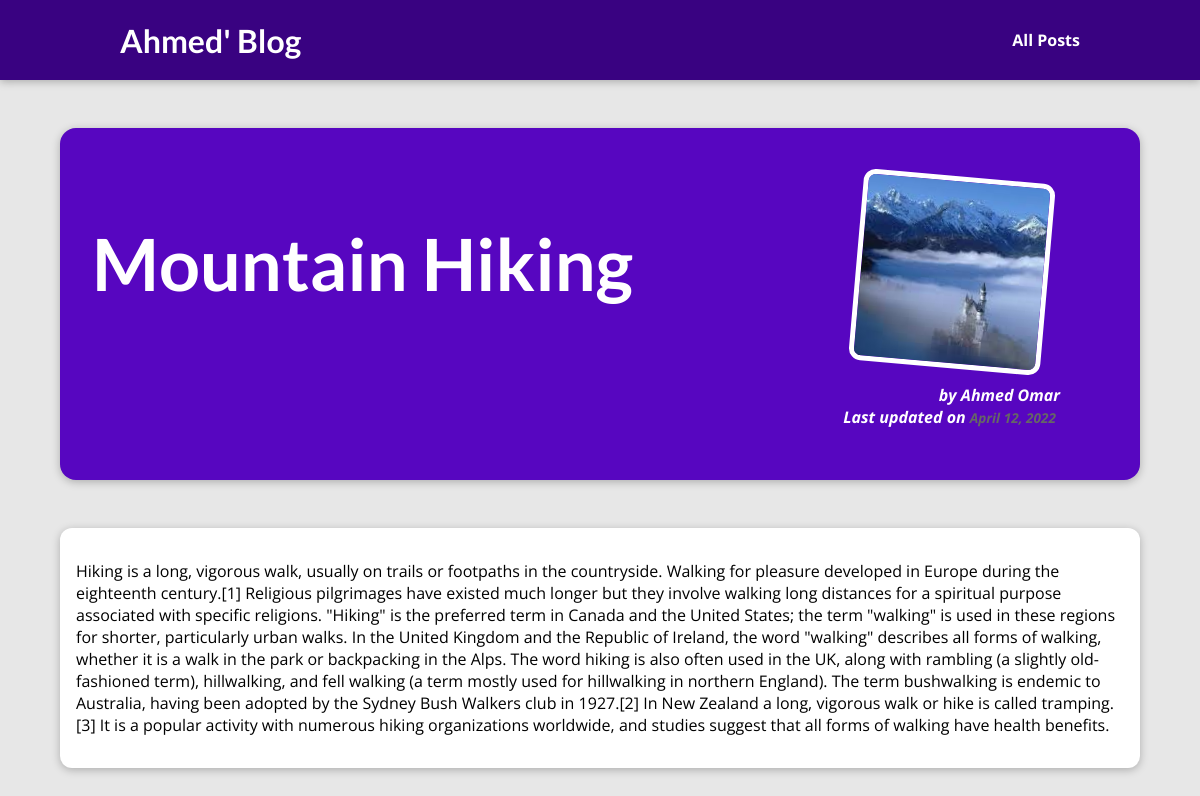
/post/Mountain-Hiking, run on the app's committed database.
### blog/models.py (models this page shows, shortened)
class Post(models.Model):
    title=models.CharField(max_length=100)
    excerpt=models.CharField(max_length=200)
    image=models.CharField(max_length=100)
    date=models.DateField(auto_now=True)
    slug=models.SlugField(null=False,db_index=True,unique=True)
    content=models.TextField(validators=[MinLengthValidator(3)])
    author=models.ForeignKey(Author, on_delete=models.CASCADE, related_name="posts")
    tags=models.ManyToManyField(Tag)

class Author(models.Model):
    first_name=models.CharField(max_length=50)
    last_name=models.CharField(max_length=50)
    E_mail=models.EmailField(max_length=254)
    def __str__(self):
        return f"{self.first_name} {self.last_name}"

### blog/views.py (the view)
# urls.py: path("post/<slug:slug>",views.pData,name="postdetail"),#<slug:slug>
def pData(request,slug):
    post=get_object_or_404(Post,slug=slug)
    return render(request,"blog/pData.html",{"post":post})

### blog/templates/blog/pData.html
{%extends 'base.html' %}
{% load static %}
{%block cs_file%}
<link rel="stylesheet" href="{%static "blog/pdetail.css"%}"/>
<link rel="stylesheet" href="{%static "blog/post.css"%}"/>
{%endblock%}
{%block pBody%}
<section id="summary">
    <h2>{{ post.title}}</h2>
    <article class="post">
        <img src="{%static "blog/"|add:post.image%}" alt="{{post.title}}">
        <address>by {{post.author}}</addres>
        <div>Last updated on<time>{{post.date}}</time></div>
    </article>
</section>
<main>
    <p>
     {{post.content}}
    </p>
</main>
{%endblock%}

### templates/base.html (shortened to what this page needs)
{%load static%}
<!DOCTYPE html>
<html lang="en">
<head>
    <link rel="stylesheet" href="{%static "app.css"%}"/>
    {%block cs_file%}{%endblock%}
</head>
<body>
    <header id="main-navigation">
        <h1><a href="{%url "home" %}">Ahmed' Blog</a></h1>
        <nav>
            <a href="{% url 'posts' %}">All Posts</a>
        </nav>
    </header>
    {% block pBody %}{% endblock %}
</body>
</html>

### static/app.css (style rules this page uses)
* { box-sizing: border-box; }
html { font-family: 'Open Sans', 'Lato', sans-serif; }
body { margin: 0; }
h1, h2, h3 { font-family: 'Lato', sans-serif; font-weight: bold; }
#main-navigation { width: 100%; height: 5rem; display: flex; justify-content: space-between; align-items: center; padding: 0 10%; position: absolute; top: 0; left: 0; }
#main-navigation a { text-decoration: none; color: white; font-weight: bold; }

### blog/static/blog/pdetail.css (style rules this page uses)
body { background-color: #e7e7e7; }
#main-navigation { background-color: #390281; box-shadow: 0 2px 8px rgba(0, 0, 0, 0.25); }
#summary { margin: 8rem auto 3rem auto; padding: 2rem; width: 90%; max-width: 90rem; border-radius: 16px; background-color: #5706c0; position: relative; box-shadow: 0 2px 8px rgba(0, 0, 0, 0.25); height: 22rem; }
#summary h2 { color: white; font-size: 4.5rem; }
#summary article { position: absolute; top: 2rem; right: 3rem; padding: 1rem 2rem; border-radius: 12px; text-align: right; color: white; }
#summary article img { width: 12rem; height: 12rem; border-radius: 12px; transform: rotateZ(5deg); border: 5px solid white; margin-bottom: 1rem; }
#summary address { font-weight: bold; }
#summary time { font-weight: bold; }
main { width: 90%; max-width: 90rem; margin: 3rem auto; background-color: white; padding: 1rem; border-radius: 12px; box-shadow: 0 2px 8px rgba(0, 0, 0, 0.25); }

### blog/static/blog/post.css (style rules this page uses)
.post { display: flex; flex-direction: column; align-items: center; text-align: center; }
.post img { width: 5rem; height: 5rem; object-fit: cover; border-radius: 50%; }
.post time { color: #666666; margin: 0.25rem; font-style: italic; font-size: 0.85rem; }

### data on the page
Post: title "Mountain Hiking", image (picture), author "Ahmed Omar", date "April 12, 2022", content "Hiking is a long, vigorous walk, usually on trails or footpaths in the countryside. Walking for pleasure developed in Europe during the eighteenth century.[1] Religious pilgrimages have existed much longer but they involve walking long distances for a spiritual purpose associated with specific religions. \"Hiking\" is the preferred term in Canada and the United States; the term \"walking\" is used in these regions for shorter, particularly urban walks. In the United Kingdom and the Republic of Ireland, the word \"walking\" describes all forms of walking, whether it is a walk in the park or backpacking in the Alps. The word hiking is also often used in the UK, along with rambling (a slightly…"
